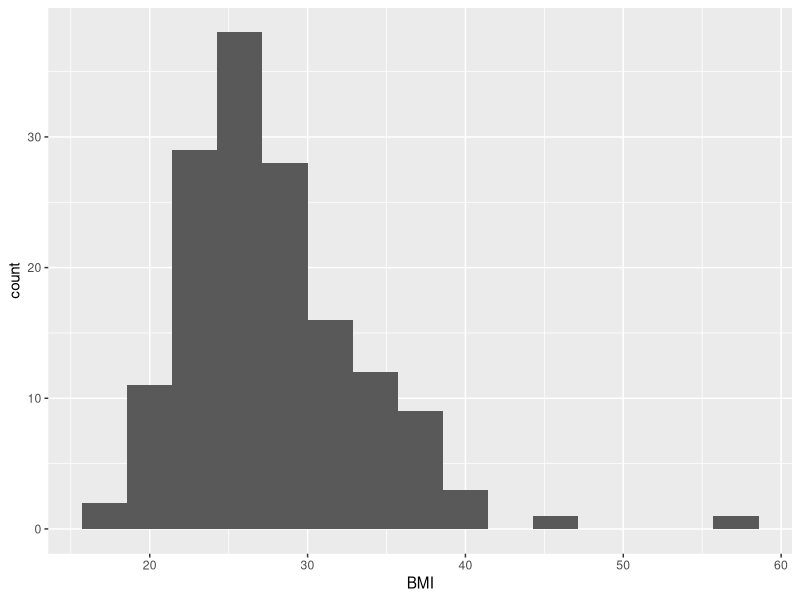
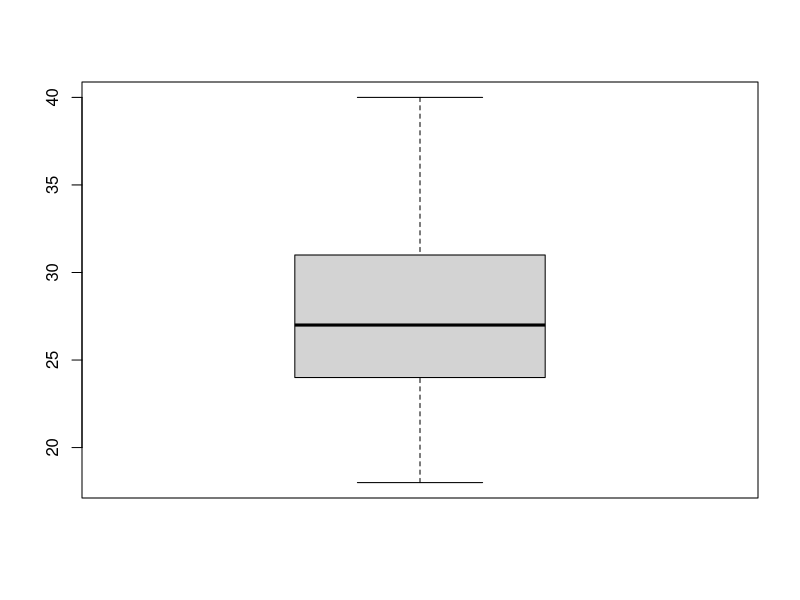
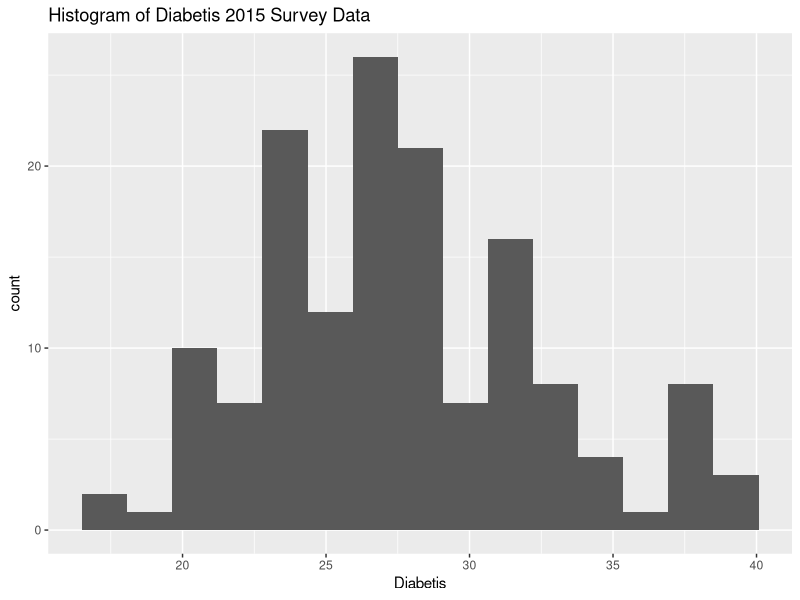
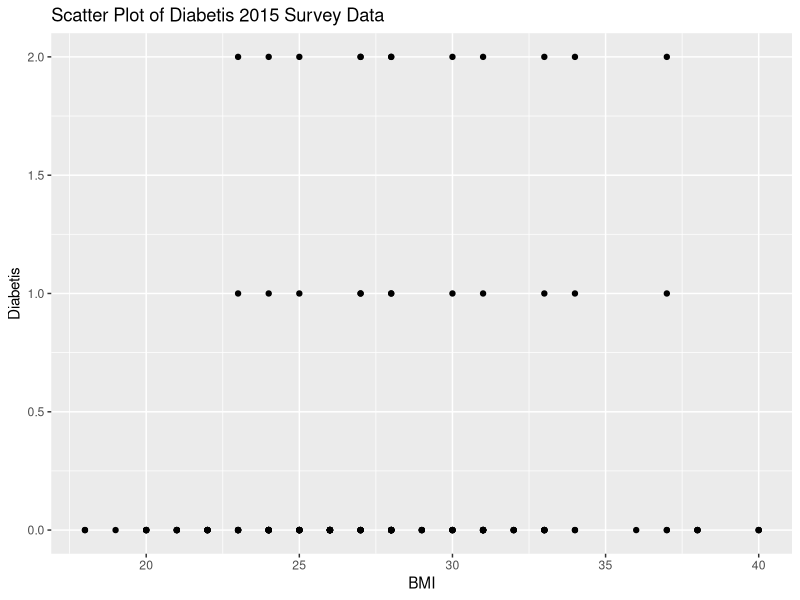

Write the R code that produced these figures, in order.
## ---- chunk 1
setwd("C:/MadhuriDocs/MSInDataScience/DSC520RCourse3/Week8/project_data/Health")
getwd()
## ---- chunk 2
library(readxl)
excel_sheets('diabetes_indicator.xlsx')
diabetes_indicator_df <- read_excel('diabetes_indicator.xlsx',  sheet='Sheet1')
head(diabetes_indicator_df)


## ---- chunk 3
names(diabetes_indicator_df)[names(diabetes_indicator_df) == "Diabetes_012"] <- "Diabetes"
head(diabetes_indicator_df)
## ---- chunk 4
summary(diabetes_indicator_df)
## ---- chunk 5
library("psych")
describe(diabetes_indicator_df)
## ---- chunk 6
excel_sheets('diabetes_indicator.xlsx')
diabetes_indicator_5050split_df <- read_excel('DiabetesIndicator_5050split.xlsx',  sheet='Sheet1')
head(diabetes_indicator_5050split_df)


## ---- chunk 7
names(diabetes_indicator_5050split_df)[names(diabetes_indicator_5050split_df) == "Diabetes_binary"] <- "Diabetes"
head(diabetes_indicator_5050split_df)
## ---- chunk 8
summary(diabetes_indicator_5050split_df)
## ---- chunk 9
describe(diabetes_indicator_5050split_df)
## ---- chunk 10
excel_sheets('diabetes_indicator.xlsx')
diabetes_binary_df <- read_excel('diabetes_binary.xlsx',  sheet='Sheet1')
head(diabetes_binary_df)


## ---- chunk 11
names(diabetes_binary_df)[names(diabetes_binary_df) == "Diabetes_binary"] <- "Diabetes"
head(diabetes_binary_df)
## ---- chunk 12
summary(diabetes_binary_df)
## ---- chunk 13
describe(diabetes_binary_df)

## ---- chunk 14
library(dplyr)
diabetes_df <- bind_rows(diabetes_indicator_df, diabetes_indicator_5050split_df, diabetes_binary_df)
head(diabetes_df)
## ---- chunk 15
summary(diabetes_df)
## ---- chunk 16
describe(diabetes_df)

## ---- chunk 17
library(tidyverse)
glimpse(diabetes_df)
## ---- chunk 18
na.omit(diabetes_df)
## ---- chunk 19

# Create a Histogram of the BMI variable using the ggplot2 package.

library(ggplot2)
ggplot(diabetes_df,aes(BMI)) + geom_histogram(bins = 15)
## ---- chunk 20
## remove the outliers
x <- diabetes_df$`BMI`                                             # Print data

x_out_rm <- x[!x %in% boxplot.stats(x)$out]    # Remove the outliers

length(x) - length(x_out_rm)                   # Count the removed observations


## ---- chunk 21
boxplot(x_out_rm)


## ---- chunk 22
head(diabetes_df)
## ---- chunk 23
diabetes_df <- diabetes_df[(diabetes_df$`BMI` %in% x_out_rm ),]
head(diabetes_df)
## ---- chunk 24
summary(diabetes_df)
## ---- chunk 25
library(dplyr)

diabetes_df %>% group_by(Diabetes) %>% summarize(AvgBMI = mean(`BMI`))
## ---- chunk 26
ggplot(diabetes_df,aes(BMI)) + geom_histogram(bins = 15) +
labs(
    title = "Histogram of Diabetis 2015 Survey Data",
    x = "Diabetis",
    y = "count"
  )

## ---- chunk 27
ggplot(diabetes_df, aes(BMI, Diabetes)) + geom_point() +
labs(
    title = "Scatter Plot of Diabetis 2015 Survey Data",
    x = "BMI",
    y = "Diabetis"
  )
## ---- chunk 28
diabetis_model <- lm(Diabetes~., data=diabetes_df)
diabetis_model
## ---- chunk 29
summary(diabetis_model)
## ---- chunk 30
predicted_df <- data.frame(Diabetes = predict(diabetis_model, diabetes_df), BMI = diabetes_df$BMI, HeartDiseaseorAttack = diabetes_df$HeartDiseaseorAttack, Fruits = diabetes_df$Fruits, Age = diabetes_df$Age, Sex = diabetes_df$Sex)
head(predicted_df)
## ---- chunk 31
diabetes_df  %>% arrange(desc(BMI))
## ---- chunk 32
diabetes_df  %>% select(Diabetes, BMI, HeartDiseaseorAttack, Fruits, Age, Sex)  %>% arrange(desc(BMI))
head(diabetes_df)
## ---- chunk 33
diabetes_df %>% group_by(Diabetes) %>% summarize(AvgBMI = mean(`BMI`))
